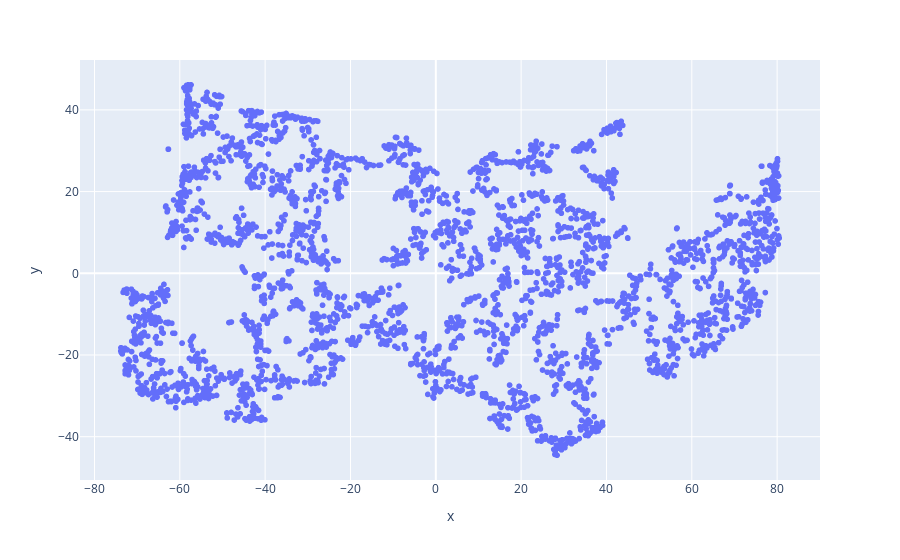

The cell this chart's notebook holds for it:
### Code cell
px.scatter(x=result[:,0], y=result[:,1])

### Figure 1 — Plotly figure (JSON) as saved in the notebook; plotly's stock layout.template omitted (floating-point values rounded to 4 significant figures; data arrays with more than 128 entries replaced by an {"elided": "..."} marker saying what was removed)
{"data": [{"hovertemplate": "x=%{x}<br>y=%{y}<extra></extra>", "legendgroup": "", "marker": {"color": "#636efa", "symbol": "circle"}, "mode": "markers", "name": "", "showlegend": false, "type": "scattergl", "x": {"elided": "2897 float values"}, "xaxis": "x", "y": {"elided": "2897 float values"}, "yaxis": "y"}], "layout": {"legend": {"tracegroupgap": 0}, "margin": {"t": 60}, "xaxis": {"anchor": "y", "domain": [0, 1], "title": {"text": "x"}}, "yaxis": {"anchor": "x", "domain": [0, 1], "title": {"text": "y"}}}}
